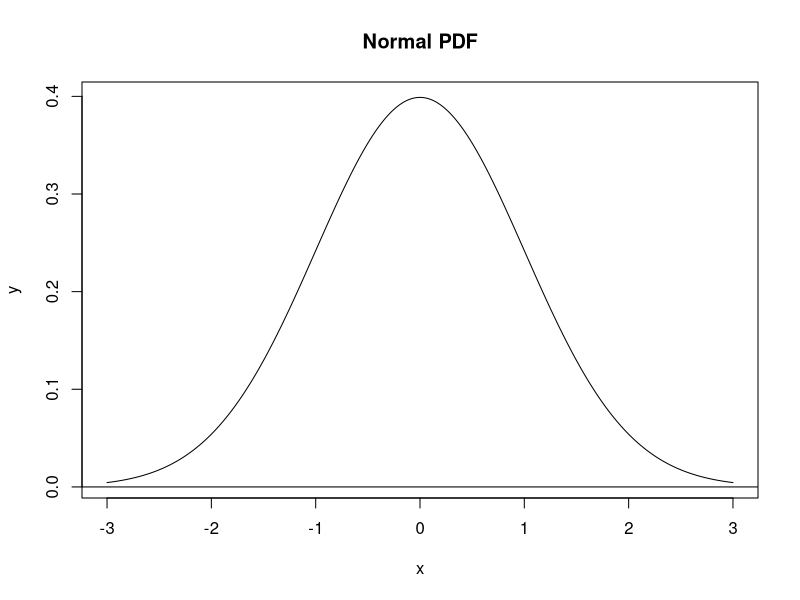
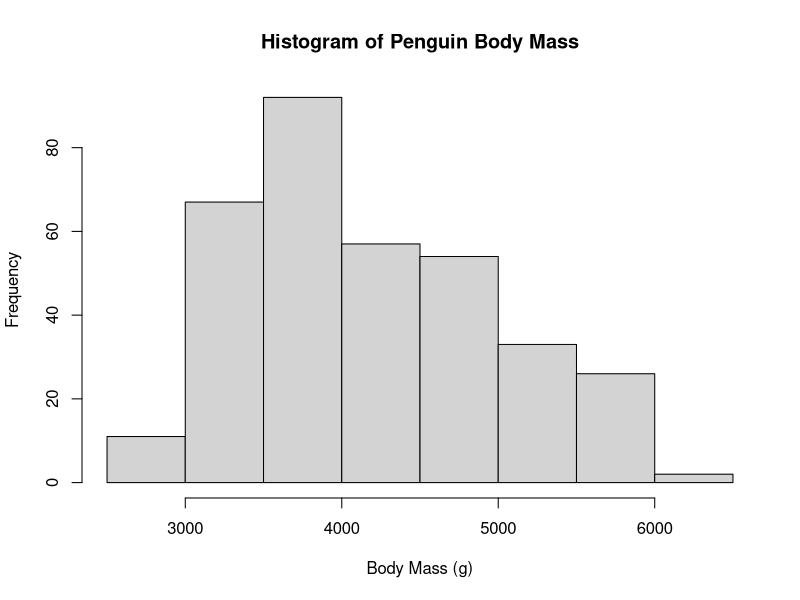
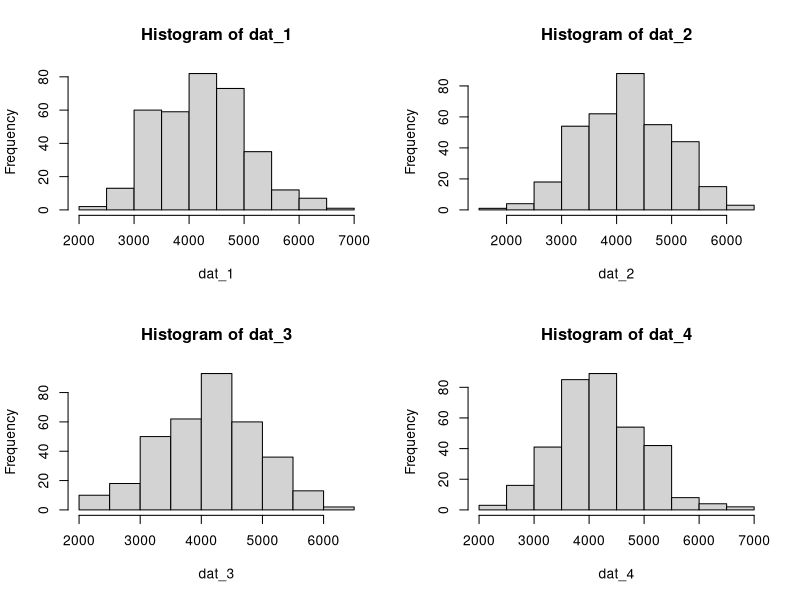
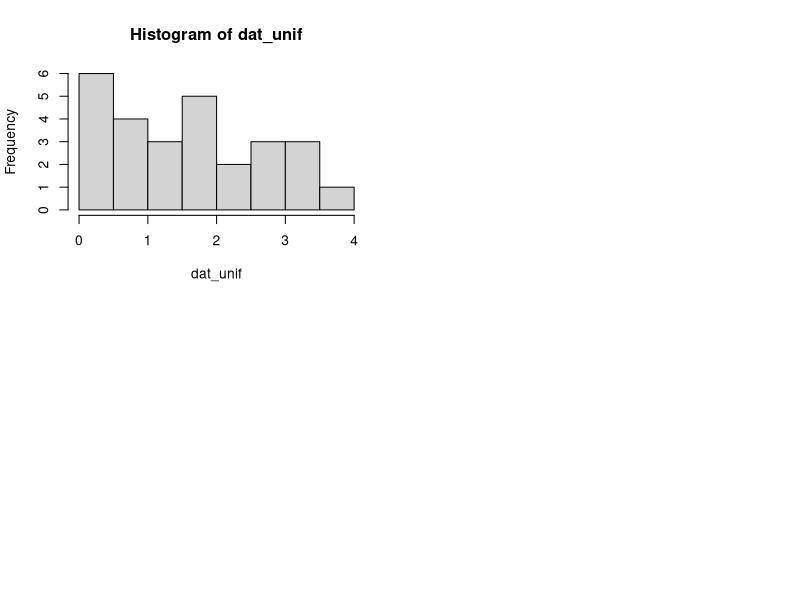
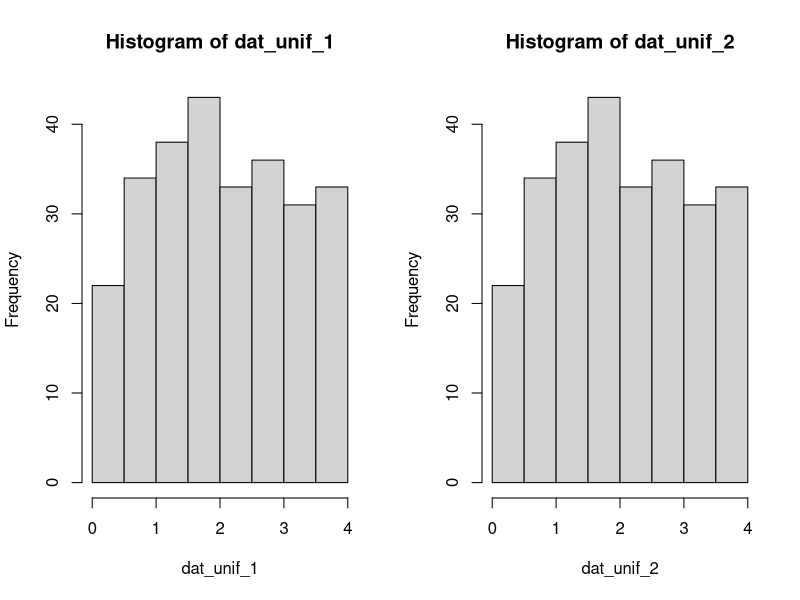
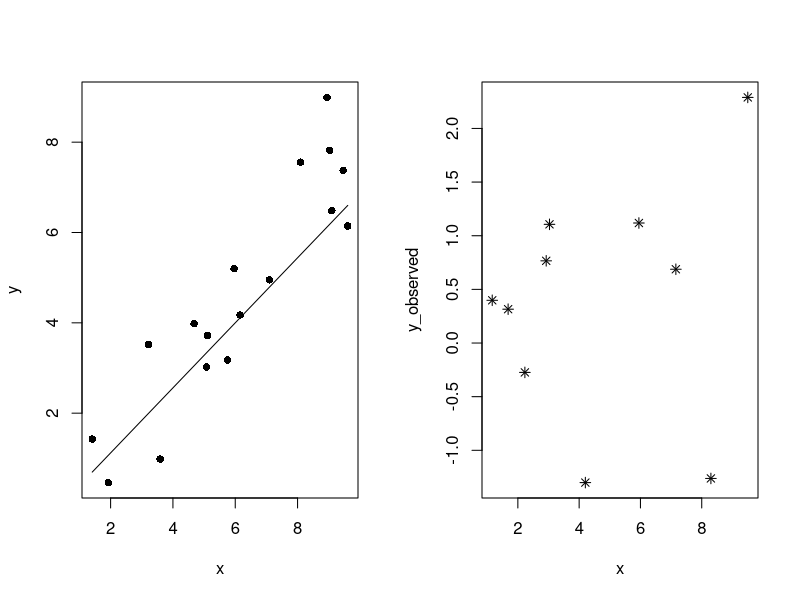
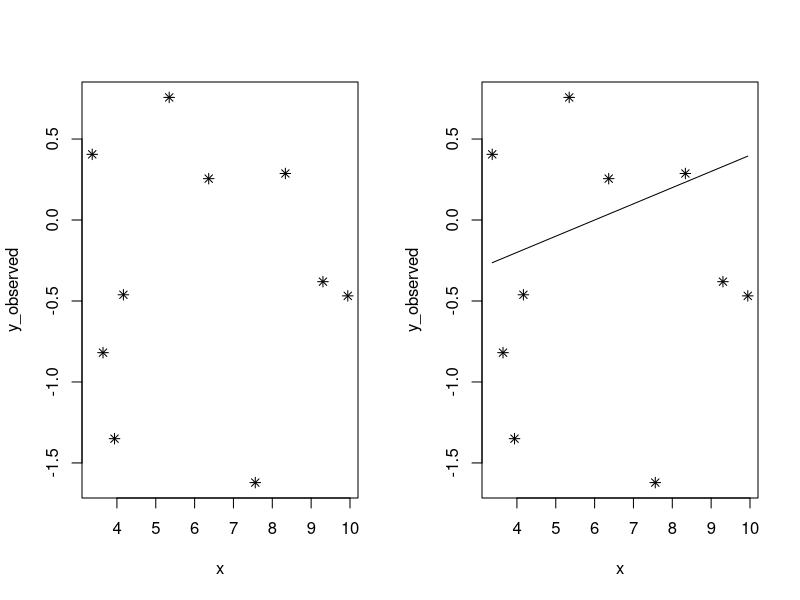
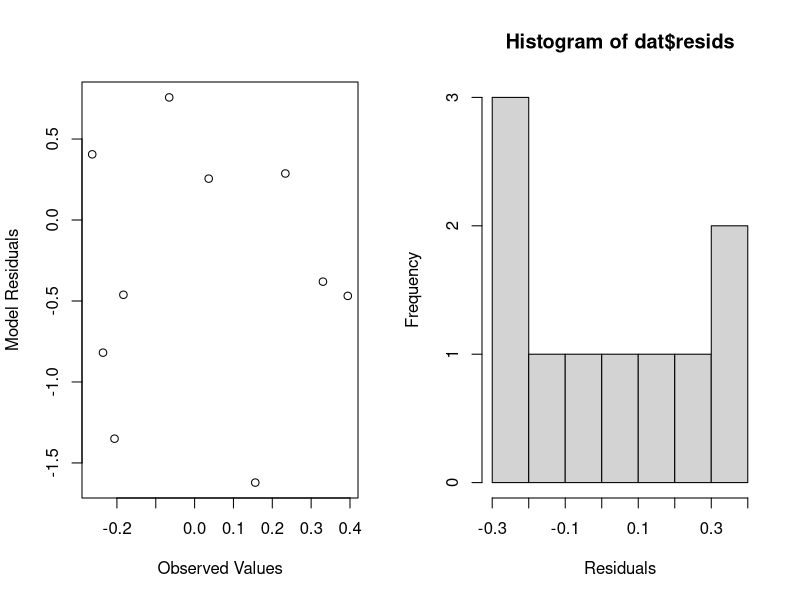

Write R code to recreate these figures, in order.
#Plotting a PDF Curve 
#Basic Plot of a Normal Curve

#Generate a vector of x-values 
x = seq(-3, 3, length.out = 1000)
y = dnorm(x)
plot (x, y, main = "Normal PDF", type = "l")
abline(h = 0)

#Plot a histogram of body masses
install.packages("palmerpenguins")
require(palmerpenguins)
hist(
  penguins$body_mass_g, 
  main = "Histogram of Penguin Body Mass",
  xlab = "Body Mass (g)")

#Generate random numbers from a Norm Distn
mean(penguins$body_mass_g, na.rm = TRUE)
sd(penguins$body_mass_g, na.rm = TRUE)
nrow(penguins)
#4 Sets of random penguin body masses using above quantities 
dat_1 = rnorm(n = 344, mean = 4202, sd = 802)
dat_2 = rnorm(n = 344, mean = 4202, sd = 802)
dat_3 = rnorm(n = 344, mean = 4202, sd = 802)
dat_4 = rnorm(n = 344, mean = 4202, sd = 802)

#Plot histograms of simulated data 
par(mfrow = c(2,2))
hist(dat_1)
hist(dat_2)
hist(dat_3)
hist(dat_4)

#Random uniform numbrs 
set.seed(12)
dat_unif = runif(n = 27, min = 0, max = 4)
hist(dat_unif)

#Setting random numbers with set.seed()
set.seed(1)
dat_unif_1 = runif(n = 270, min = 0, max = 4)
set.seed(1)
dat_unif_2 = runif(n = 270, min = 0, max = 4)

par(mfrow = c(1, 2))
hist(dat_unif_1)
hist(dat_unif_2)

#Calculating residual errors 
set.seed(123)
n = 17
slope = 0.7
intcp = 0.2
guess_x = 6
guess_y = 4
guess_slope = 0.72

x = runif(n = n, min = 1, max = 10)
y = rnorm(n = n, mean = slope * x + intcp)
plot(x, y, pch = 16)

#Creating a line_point_slope
line_point_slope = function(x, x1, y1, slope)
{
  get_y_intercept = 
    function(x1, y1, slope) 
      return(-(x1 * slope) + y1)
  
  linear = 
    function(x, yint, slope) 
      return(yint + x * slope)
  
  return(linear(x, get_y_intercept(x1, y1, slope), slope))
}
curve(line_point_slope(x, guess_x, guess_y, guess_slope), add = T)

#Creating random data into a data frame 
set.seed(75)
n_pts = 10
x_min = 1
x_max = 10

x = runif(n = n_pts, min = x_min, max = x_max)
dat = data.frame(x = x, y_observed = rnorm(n_pts))
plot(y_observed ~ x, data = dat, pch = 8)

#Fit a linear deterministic model 
n_pts = 10
x_min = 1
x_max = 10

x = runif(n = n_pts, min = x_min, max = x_max)
dat = data.frame(x = x, y_observed = rnorm(n_pts))
plot(y_observed ~ x, data = dat, pch = 8)

guess_x = 6
guess_y = 0
guess_slope = 0.1

plot(y_observed ~ x, data = dat, pch = 8)
curve(line_point_slope(x, guess_x, guess_y, guess_slope), add = T)

#Add predicted values 
line_point_slope(dat$x, guess_x, guess_y, guess_slope)

#Making a column for residuals 
dat$y_predicted = line_point_slope(dat$x, guess_x, guess_y, guess_slope)

#Calculating residuals 
dat$resids = line_point_slope(dat$x, guess_x, guess_y, guess_slope)

#Plot of Residuals 
plot(y_observed ~ resids, data=dat,
     xlab="Observed Values",
     ylab="Model Residuals")

#Histogram of Residuals 
hist(
  dat$resids,
     xlab="Residuals",
     ylab="Frequency")


#Q1: 4 Vectors of norm-dist'd random numbers 
norm_17 <- rnorm(1:17, mean=10.4, sd=2.4)
norm_30 <- rnorm(1:30, mean=10.4, sd=2.4)
norm_300 <- rnorm(1:300, mean=10.4, sd=2.4)
norm_3000 <- rnorm(1:3000, mean=10.4, sd=2.4)
norm_mean <- 10.4
norm_sd <- 2.4

#Q2: Histogram of all 4 vectors 
par(mfrow=c(2,2))
hist(norm_17,
     main="17 Random 
     Data Point",
     xlab="Data Points",
     width=1600,
     height=1500, 
     res=180)
hist(norm_30,
     main= "30 Random 
     Data Points",
     xlab="Data Points",
     width=1600,
     height=1500, 
     res=180)
hist(norm_300,
     main="300 Random
     Data Points",
     xlab="Data Points",
     width=1600,
     height=1500, 
     res=180)
hist(norm_3000, 
     main="3000 Random
     Data Points",
     xlab= "Data Points",
     width=1600,
     height=1500, 
     res=180)

png(filename="lab_4_hist_01.png",
    width=1500, 
    height=1600, 
    res=180)

#Q7 Plot Density curve for Norm. Distribution 
png(filename="norm_1.png",
    width=1600, height=1500, res=180)
mean <- 10.4 
sd <- 2.4 
x=seq(0,20, length.out=1000)
y=dnorm(x, mean=10.4, sd=2.4)
plot(x,y, main= "Normal Dist'n with 
     Mean of 10.4 and SD of 2.4 ", 
     type= "l", xlim= c(0,20))
abline(h=0)

#Q9 Creating random datasets 
n_pts = 29
x_min = 2
x_max = 9
x = runif(n = n_pts, min = x_min, max = x_max)
y_observed = rnorm(n_pts)
dat_random = data.frame(x = x, y_observed = rnorm(n_pts))

dev.off()
par(mfrow=c(2,2))
plot(x, y_observed, dat=dat_random, main = "Scatterplot of Random Values",
     ylab="Observed Values",
     col="blueviolet", 
     pch=8)
plot(x, y_observed, dat=dat_random, main ="Scatterplot of Random Values
     Part 2",
     ylab="Observed Values",
     col="darkseagreen3", 
     pch=21)
hist(dat_random$x, 
     main="Histogram of Random Values",
     xlab="Observed Values",
     col="gold")
hist(dat_random$x,
     main="Histogram of Random Values
     Part 2",
     xlab="Observed Values",
     border="dodgerblue4",
       col="darkslategray1")

#Q11 Fit a linear function to one of your above plots 
n_pts = 50
x_min = 1
x_max = 12
x = runif(n = n_pts, min = x_min, max = x_max)
y_observed = rnorm(n_pts)
dat_random = data.frame(x = x, y_observed = rnorm(n_pts))

png(filename="Linear_model1",
    width=1600, height=1500, res=180)
plot(x, y_observed, dat=dat_random, main = "Scatterplot of Random Values",
     ylab="Observed Values",
     col="blueviolet", 
     pch=8)
abline(lm(y_observed~x, data=dat_random), col="blue")

#Q13 Create columns of predicted values and residuals 
n_pts = 50
x_min = 1
x_max = 12
x = runif(n = n_pts, min = x_min, max = x_max)
y_observed = rnorm(n_pts)
dat_random = data.frame(x = x, y_observed = rnorm(n_pts))

guess_x=5
guess_y=1
guess_slope=0.2
dat_random$y_predicted=line_point_slope(dat_random$x, guess_x, guess_y, guess_slope)
dat_random$residuals=dat_random$y_predicted - dat_random$y_observed

#Q14: Creating histogram and Scatterplots of above data 
hist(dat_random$residuals,
     main="Histogram of Model's Residuals",
     xlab="Residual Values",
     border="brown",
     col="coral2")
y_predicted <- dat_random$y_predicted
residuals <- dat_random$residuals
plot(y_predicted,residuals, dat=dat_random, 
     main="Scatterplot of 
     Predicted and Residual Values",
     xlab="Predicted Values",
     ylab="Residual Values", 
     col="darkorchid4",
     pch="*", 
     cex=1.5)

require(here)
## Loading required package: here
## here() starts at /Users/emmagreenlee/Documents/environmental_data/eco_634_2021


